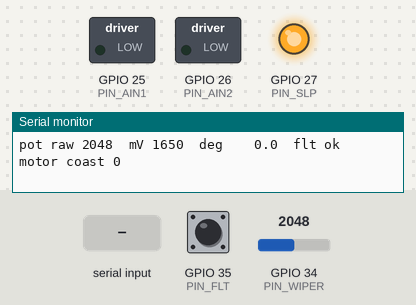
Bench run of a sketch on a simulated ESP32. Shown: switched loads named in the sketch (green lamp = pin HIGH), output pins drawn as LEDs (lit = HIGH), the last lines printed to the serial monitor. Inputs (shaded band) come from the test bench; at power-on: GPIO 34 (PIN_WIPER) = 2048, GPIO 35 (PIN_FLT) HIGH (analog values on the 0–4095 scale).

Above: at 1.5 s.
1.6 s: "+\n" received over Serial
At 1.67 s:
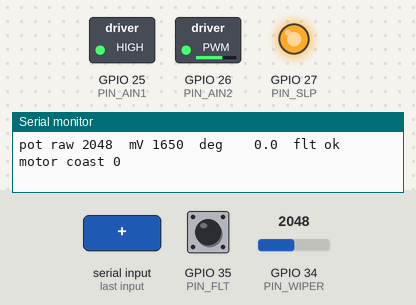
3.2 s: "h 90\n" received over Serial
At 4.4 s:
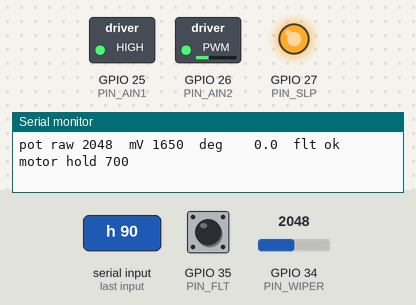
4.7 s: GPIO 34 (PIN_WIPER) set to 2866
At 5.7 s:
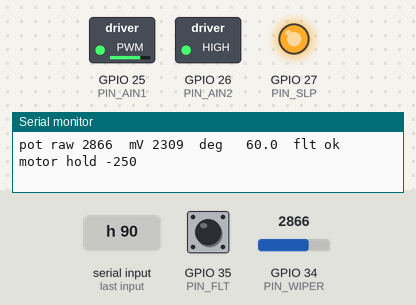
7.7 s: "h ,45\n" received over Serial
At 8.1 s:
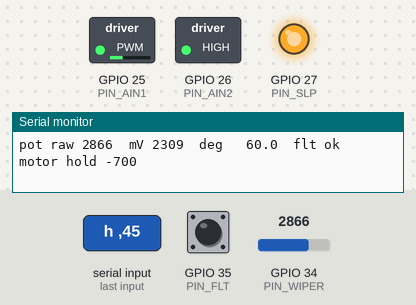
9.2 s: GPIO 34 (PIN_WIPER) set to 1228
At 10.4 s:
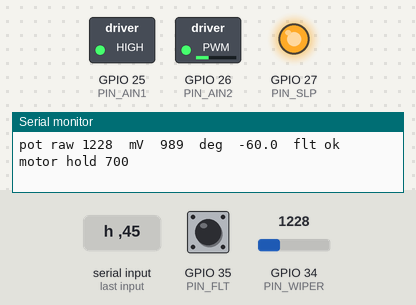
Timing chart, 0 to 12.2 s (numbered marks = the images above; inputs shaded):
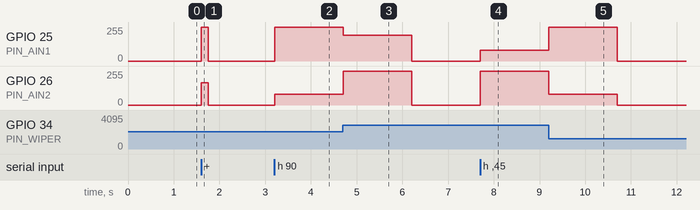

Measured:
- after the input at 1.6 s, GPIO 25 (PIN_AIN1): 0/255 → 255/255 at once, → 0/255 0.15 s later; GPIO 26 (PIN_AIN2): 0/255 → 166/255 at once, → 0/255 0.15 s later
- after the input at 3.2 s, GPIO 25 (PIN_AIN1): 0/255 → 255/255 at once; GPIO 26 (PIN_AIN2): 0/255 → 80/255 at once
- after the input at 4.7 s, GPIO 25 (PIN_AIN1): 255/255 → 192/255 at once, → 0/255 1.5 s later; GPIO 26 (PIN_AIN2): 80/255 → 255/255 at once, → 0/255 1.5 s later
- after the input at 7.7 s, GPIO 25 (PIN_AIN1): 0/255 → 80/255 at once; GPIO 26 (PIN_AIN2): 0/255 → 255/255 at once
- after the input at 9.2 s, GPIO 25 (PIN_AIN1): 80/255 → 255/255 at once, → 0/255 1.5 s later; GPIO 26 (PIN_AIN2): 255/255 → 80/255 at once, → 0/255 1.5 s later

The sketch:

node_v1_0.ino
```cpp
/*
 * PROJECT: Homeostat pot node, bring-up
 * DEVICE:  ESP32-DevKitC-32E + Adafruit DRV8833 + Alps 16 mm motorised pot (100k)
 *
 * First light for one node. Reads the pot (the unit's needle and the hand's way in) and lets
 * the motor be nudged by hand command, so the wiring can be checked before any homeostat runs.
 * Motor is OFF at boot and only moves when told; every move has a time limit.
 *
 * CONFIGURATION:
 *   POS_LOW / POS_HIGH   counts at -50 / +50 deg (set live with 'lo' / 'hi', lost on reset)
 *   motorReversed        flip with 'r' if + jog makes the counts go DOWN
 *
 * WIRING (see node/img/node_wiring.svg):
 *   pot track ends -> 3V3 / GND (own GND pin), wiper -> GPIO34 + 100 nF to pot GND
 *   DRV8833 AIN1 -> GPIO25, AIN2 -> GPIO26, SLP -> GPIO27, FLT -> GPIO35 (+10k to 3V3)
 *   DRV8833 AOUT1/AOUT2 -> pot motor, VM/GND -> motor supply, GND common with ESP32
 *
 * SERIAL (115200):
 *   V            version
 *   ?            one status line now
 *   q            stream on/off (every 100 ms: raw, mV, deg, flt, motor)
 *   + / -        jog 150 ms at jog duty, prints counts before/after
 *   j N          jog duty 0-100 % (default 35)
 *   h D          hold at D degrees (-50..50) for 3 s, then coast
 *   s            stop (coast)      b  brake
 *   r            reverse motor direction
 *   lo / hi      take the current reading as -50 / +50 deg
 *   sleep / wake DRV8833 SLP low / high
 */

#define VERSION "1.0"
#if __has_include("version.h")
#include "version.h"            // written by node/flash.ps1 from git
#endif
#ifndef FW_VERSION
#define FW_VERSION "unversioned build"
#endif

// ---- pins ----
const int PIN_WIPER = 34;   // ADC1_CH6, input only: keeps working when the radio is on
const int PIN_AIN1  = 25;
const int PIN_AIN2  = 26;
const int PIN_SLP   = 27;
const int PIN_FLT   = 35;   // input only, external 10k pull-up; low = DRV8833 fault

// ---- motor ----
const uint32_t PWM_FREQ = 20000;   // above hearing
const uint8_t  PWM_BITS = 10;      // duty 0-1023
const int      FULL     = (1 << PWM_BITS) - 1;
int  jogPercent = 35;
bool motorReversed = false;
const uint32_t JOG_MS  = 150;
const uint32_t HOLD_MS = 3000;
float KP = 1.5f;                   // duty per count of error while holding
int   MIN_DUTY = 250, MAX_DUTY = 700;
const int DEADBAND = 15;           // counts (~1 deg)

// ---- the needle's window: 100 deg of the pot's ~300 ----
int POS_LOW  = 1365;               // -50 deg (provisional until 'lo')
int POS_HIGH = 2730;               // +50 deg (provisional until 'hi')
const int WINDOW_SLACK = 150;      // counts beyond the window the motor may still push outward

enum MotorMode { COAST, BRAKE, JOG, HOLD, FAULT };
MotorMode mode = COAST;
const char *modeName[] = {"coast", "brake", "jog", "hold", "fault"};

bool stream = true;
int holdTarget = 0;
uint32_t modeUntil = 0, lastReport = 0;
int lastDuty = 0;
String line;

// ---- reading the needle ----
int readRaw() {                    // 16 samples averaged: the 100k track is a soft source
  long sum = 0;
  for (int i = 0; i < 16; i++) sum += analogRead(PIN_WIPER);
  return sum / 16;
}

float rawToDeg(int raw) {
  return -50.0f + 100.0f * (raw - POS_LOW) / float(POS_HIGH - POS_LOW);
}

int degToRaw(float d) {
  return POS_LOW + int((d + 50.0f) / 100.0f * (POS_HIGH - POS_LOW));
}

// ---- driving it ----
// signed duty: + = forward. Slow decay (one input held high, the other PWM'd inverted):
// gentler at low speed than fast decay, which suits a small geared pot motor.
void drive(int duty) {
  duty = constrain(duty, -FULL, FULL);
  if (motorReversed) duty = -duty;
  lastDuty = duty;
  if (duty > 0) {
    ledcWrite(PIN_AIN1, FULL);
    ledcWrite(PIN_AIN2, FULL - duty);
  } else if (duty < 0) {
    ledcWrite(PIN_AIN1, FULL + duty);
    ledcWrite(PIN_AIN2, FULL);
  } else {
    ledcWrite(PIN_AIN1, 0);
    ledcWrite(PIN_AIN2, 0);
  }
}

void coast() { drive(0); mode = COAST; }
void brake() { ledcWrite(PIN_AIN1, FULL); ledcWrite(PIN_AIN2, FULL); lastDuty = 0; mode = BRAKE; }

// would this duty push the needle further out of its window?
bool pushingOut(int raw, int duty) {
  int lo = min(POS_LOW, POS_HIGH) - WINDOW_SLACK;
  int hi = max(POS_LOW, POS_HIGH) + WINDOW_SLACK;
  // duty > 0 is assumed to raise counts (that is what 'r' is for)
  return (raw > hi && duty > 0) || (raw < lo && duty < 0);
}

void report(const char *tag) {
  int raw = readRaw();
  Serial.printf("%s raw %4d  mV %4d  deg %6.1f  flt %s  motor %s %d\n", tag, raw,
                analogReadMilliVolts(PIN_WIPER), rawToDeg(raw),
                digitalRead(PIN_FLT) ? "ok" : "LOW", modeName[mode], lastDuty);
}

void jog(int sign) {
  int before = readRaw();
  if (pushingOut(before, sign)) { Serial.println("jog refused: already past the window that way"); return; }
  mode = JOG;
  drive(sign * jogPercent * FULL / 100);
  uint32_t t = millis();
  while (millis() - t < JOG_MS) {
    if (!digitalRead(PIN_FLT)) break;
    delay(2);
  }
  coast();
  delay(60);
  int after = readRaw();
  Serial.printf("jog %c %d%%: %d -> %d (%+d counts)%s\n", sign > 0 ? '+' : '-', jogPercent,
                before, after, after - before,
                abs(after - before) < 10 ? "  [didn't move: more duty, or check motor wiring/supply]" : "");
}

void handleCommand(String c) {
  c.trim();
  if (c == "V") Serial.printf("node_v%s %s\n", VERSION, FW_VERSION);
  else if (c == "?") report("status");
  else if (c == "q") { stream = !stream; Serial.printf("stream %s\n", stream ? "on" : "off"); }
  else if (c == "+") jog(+1);
  else if (c == "-") jog(-1);
  else if (c.startsWith("j ")) { jogPercent = constrain(c.substring(2).toInt(), 0, 100); Serial.printf("jog duty %d%%\n", jogPercent); }
  else if (c.startsWith("h ")) {
    float d = constrain(c.substring(2).toFloat(), -50.0f, 50.0f);
    holdTarget = degToRaw(d); mode = HOLD; modeUntil = millis() + HOLD_MS;
    Serial.printf("hold %.1f deg (raw %d) for %lu ms\n", d, holdTarget, HOLD_MS);
  }
  else if (c == "s") { coast(); Serial.println("coast"); }
  else if (c == "b") { brake(); Serial.println("brake"); }
  else if (c == "r") { motorReversed = !motorReversed; coast(); Serial.printf("motorReversed %d\n", motorReversed); }
  else if (c == "lo") { POS_LOW = readRaw(); Serial.printf("POS_LOW = %d (-50 deg)\n", POS_LOW); }
  else if (c == "hi") { POS_HIGH = readRaw(); Serial.printf("POS_HIGH = %d (+50 deg)\n", POS_HIGH); }
  else if (c == "sleep") { coast(); digitalWrite(PIN_SLP, LOW); Serial.println("driver asleep"); }
  else if (c == "wake") { digitalWrite(PIN_SLP, HIGH); Serial.println("driver awake"); }
  else if (c.length()) Serial.printf("? unknown '%s'\n", c.c_str());
}

void setup() {
  Serial.begin(115200);
  delay(300);
  Serial.printf("node_v%s %s\n", VERSION, FW_VERSION);   // first line: which code is this

  analogReadResolution(12);
  analogSetPinAttenuation(PIN_WIPER, ADC_11db);          // 0..~3.1 V
  pinMode(PIN_FLT, INPUT);
  pinMode(PIN_SLP, OUTPUT);
  digitalWrite(PIN_SLP, HIGH);
  ledcAttach(PIN_AIN1, PWM_FREQ, PWM_BITS);
  ledcAttach(PIN_AIN2, PWM_FREQ, PWM_BITS);
  coast();

  Serial.println("motor off. turn the knob by hand and watch raw; '+' / '-' to jog. '?' for status");
  report("boot");
}

void loop() {
  while (Serial.available()) {
    char ch = Serial.read();
    if (ch == '\n' || ch == '\r') { if (line.length()) handleCommand(line); line = ""; }
    else line += ch;
  }

  if (!digitalRead(PIN_FLT) && mode != FAULT && mode != COAST) {
    coast(); mode = FAULT;
    Serial.println("FAULT: DRV8833 FLT low (over-current or over-temperature). motor off");
  }

  if (mode == HOLD) {
    int raw = readRaw();
    int err = holdTarget - raw;
    if (millis() > modeUntil) { coast(); Serial.printf("hold done: target %d, at %d (%+d)\n", holdTarget, raw, -err); }
    else if (abs(err) < DEADBAND) drive(0);
    else {
      int duty = constrain(int(KP * err), -MAX_DUTY, MAX_DUTY);
      if (abs(duty) < MIN_DUTY) duty = duty > 0 ? MIN_DUTY : -MIN_DUTY;
      if (pushingOut(raw, duty)) { coast(); Serial.println("hold stopped: driving out of the window (try 'r')"); }
      else drive(duty);
    }
  }

  if (stream && millis() - lastReport >= 100) { lastReport = millis(); report("pot"); }
  delay(2);
}

/*
 * FLASH:  powershell -File node\flash.ps1 -Sketch bench\node_v1_0
 *   board "ESP32 Dev Module" (esp32:esp32:esp32), DevKitC shows as a CP210x COM port.
 *   If upload stalls at "Connecting...", hold BOOT until it starts writing.
 */
```
